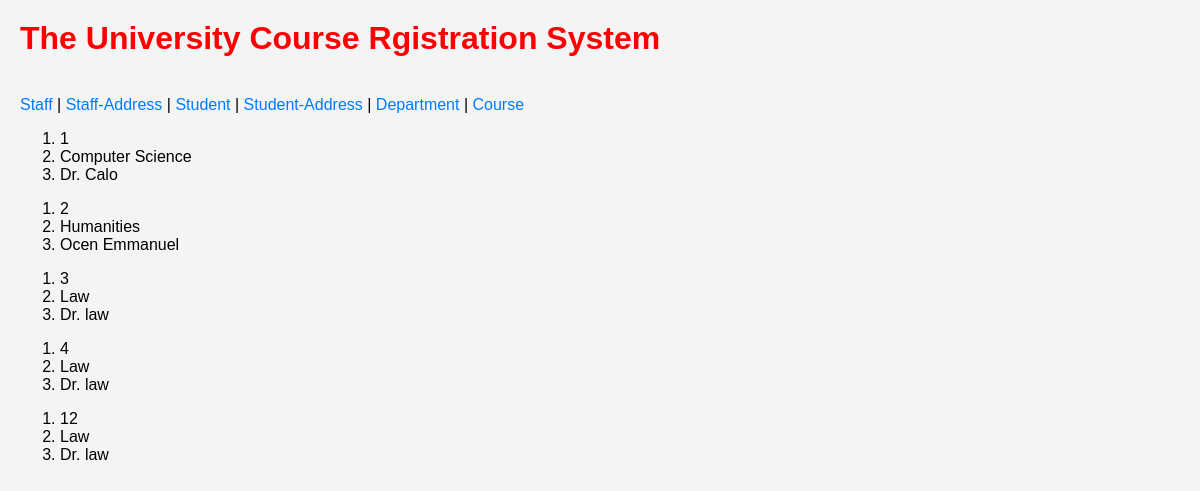
Page /department/ on the committed database.
### Class_app/models.py (models this page shows, shortened)
class Department(models.Model):
    department_id = models.CharField(primary_key=True, max_length=100)
    department_name = models.CharField(max_length=100)
    head_of_department = models.CharField(max_length=100)

### Class_app/views.py (the view)
# urls.py: path('department/', DepartmentList.as_view(), name='department'),
class DepartmentList(ListView):
    model = Department
    template_name = "department.html"

### Templates/department.html
{% extends 'base.html' %}
{% block content %}
{% for department in department_list %}
<ol>
    <li>{{department.department_id}}</li>
    <li>{{department.department_name}}</li>
    <li>{{department.head_of_department}}</li>
</ol>
{% endfor %}
{% endblock content %}

### Templates/base.html (style rules this page uses)
body { font-family: Arial, sans-serif; background-color: #f4f4f4; margin: 0; padding: 20px; }

### rows in the picture
Department: department_id "1", department_name "Computer Science", head_of_department "Dr. Calo"
Department: department_id "2", department_name "Humanities", head_of_department "Ocen Emmanuel"
Department: department_id "3", department_name "Law", head_of_department "Dr. law"
Department: department_id "4", department_name "Law", head_of_department "Dr. law"
Department: department_id "12", department_name "Law", head_of_department "Dr. law"
